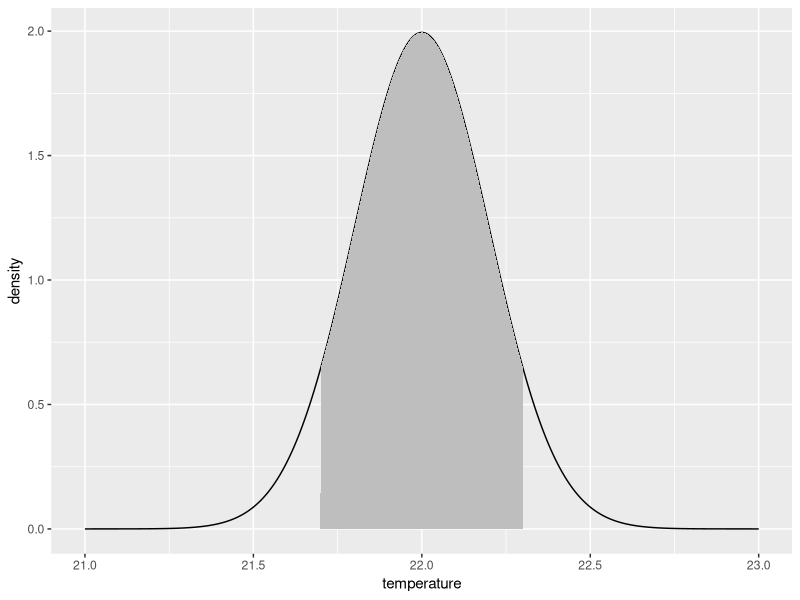
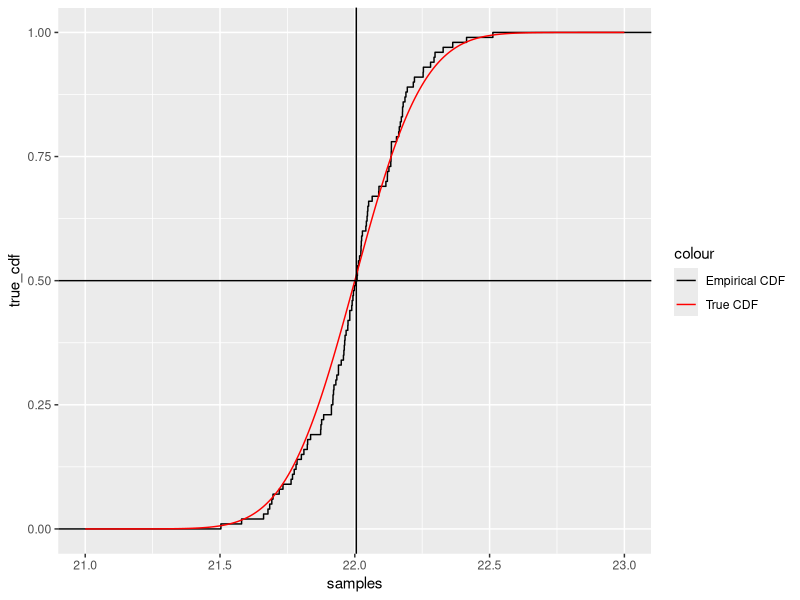
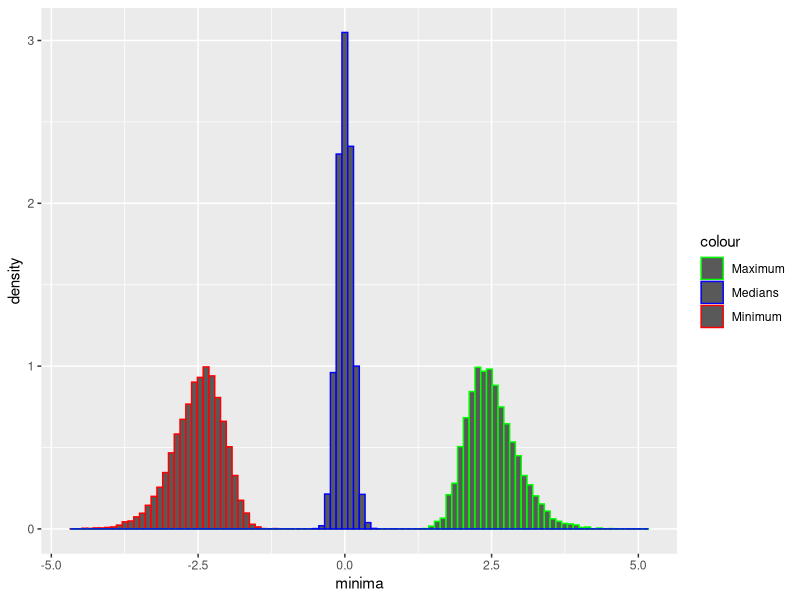

Source code (R) for these figures, in order:
## ---- chunk 1
library(tidyverse)
## ---- chunk 2
temperature <- seq(21, 23, .001)
density <- dnorm(temperature, 22, .2)
p <- pnorm(22.3, 22, .2) - pnorm(21.7, 22, .2)
ggplot() +
    geom_line(aes(x = temperature, y = density)) +
    geom_ribbon(aes(x = temperature, ymin = 0, ymax = if_else(temperature >= 21.7 & temperature <= 22.3, density, 0)), fill = "gray")
## ---- chunk 3
samples <- rnorm(100, 22, .2)
true_cdf <- pnorm(temperature, 22, .2)
ggplot() +
    stat_ecdf(aes(x = samples, color = "Empirical CDF")) +
    geom_line(aes(x = temperature, y = true_cdf, color = "True CDF")) +
    scale_color_manual(values = c("Empirical CDF" = "black", "True CDF" = "red")) +
    geom_hline(yintercept = .5) +
    geom_vline(xintercept = median(samples))
## ---- chunk 4
minima <- replicate(10000, min(rnorm(100, 0, 1)))
maxima <- replicate(10000, max(rnorm(100, 0, 1)))
medians <- replicate(10000, median(rnorm(100, 0, 1)))
ggplot() +
    geom_histogram(aes(x = minima, y = after_stat(density), color = "Minimum"), bins = 100) +
    geom_histogram(aes(x = maxima, y = after_stat(density), color = "Maximum"), bins = 100) +
    geom_histogram(aes(x = medians, y = after_stat(density), color = "Medians"), bins = 100) +
    scale_color_manual(values = c("Minimum" = "red", "Maximum" = "green", "Medians" = "blue"))
